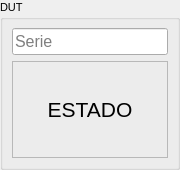
<?xml version="1.0" encoding="UTF-8"?>
<ui version="4.0">
 <class>Dut</class>
 <widget class="QWidget" name="Dut">
  <property name="geometry">
   <rect>
    <x>0</x>
    <y>0</y>
    <width>180</width>
    <height>170</height>
   </rect>
  </property>
  <property name="font">
   <font>
    <pointsize>8</pointsize>
   </font>
  </property>
  <property name="windowTitle">
   <string>Form</string>
  </property>
  <layout class="QVBoxLayout" name="verticalLayout_2">
   <property name="spacing">
    <number>6</number>
   </property>
   <property name="leftMargin">
    <number>0</number>
   </property>
   <property name="topMargin">
    <number>0</number>
   </property>
   <property name="rightMargin">
    <number>0</number>
   </property>
   <property name="bottomMargin">
    <number>0</number>
   </property>
   <item>
    <widget class="QGroupBox" name="groupBox">
     <property name="focusPolicy">
      <enum>Qt::ClickFocus</enum>
     </property>
     <property name="title">
      <string>DUT</string>
     </property>
     <layout class="QGridLayout" name="gridLayout">
      <item row="0" column="0">
       <widget class="QLineEdit" name="lineEdit_serialNumber">
        <property name="font">
         <font>
          <pointsize>12</pointsize>
         </font>
        </property>
        <property name="mouseTracking">
         <bool>false</bool>
        </property>
        <property name="maxLength">
         <number>11</number>
        </property>
        <property name="placeholderText">
         <string>Serie</string>
        </property>
        <property name="clearButtonEnabled">
         <bool>true</bool>
        </property>
       </widget>
      </item>
      <item row="1" column="0">
       <widget class="QLabel" name="label_status">
        <property name="font">
         <font>
          <pointsize>16</pointsize>
         </font>
        </property>
        <property name="frameShape">
         <enum>QFrame::StyledPanel</enum>
        </property>
        <property name="text">
         <string>ESTADO</string>
        </property>
        <property name="alignment">
         <set>Qt::AlignCenter</set>
        </property>
       </widget>
      </item>
     </layout>
    </widget>
   </item>
  </layout>
 </widget>
 <resources/>
 <connections/>
</ui>
